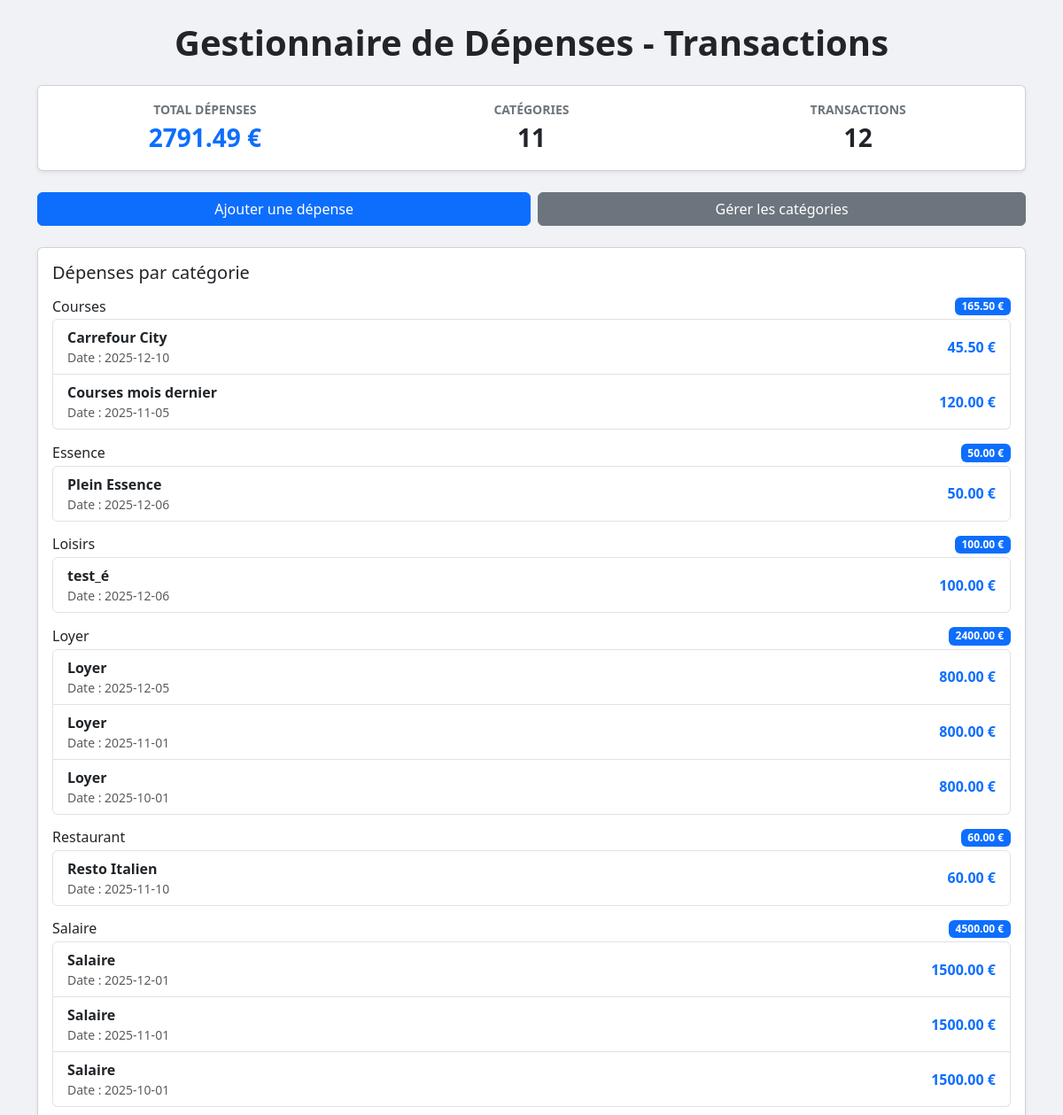
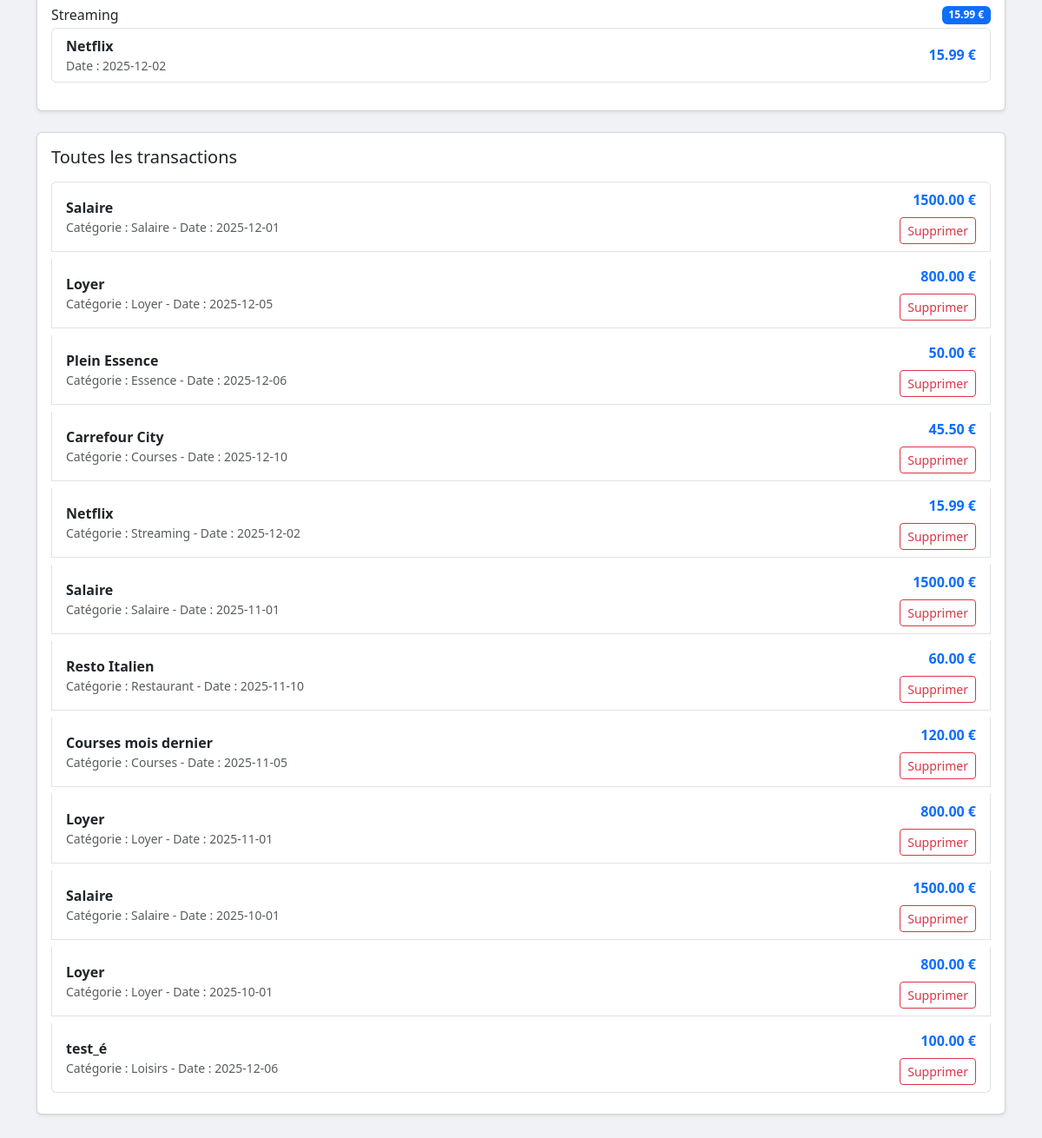
The page /transactions/page on the database its author committed (2 pictures, top to bottom).
### app/db/models.py (models this page shows)
class Category(Base):
    __tablename__ = "categories"
    id = Column(Integer, primary_key=True, index=True)
    name = Column(String, unique=True, index=True)
    type = Column(String) # "depense" ou "revenu"
    parent_id = Column(Integer, ForeignKey("categories.id"), nullable=True)
    parent = relationship("Category", remote_side=[id], backref="subcategories")
    transactions = relationship("Transaction", back_populates="category")

class Transaction(Base):
    __tablename__ = "transactions"
    id = Column(Integer, primary_key=True, index=True)
    amount = Column(Float)
    label = Column(String)
    date = Column(DateTime, default=datetime.utcnow)
    category_id = Column(Integer, ForeignKey("categories.id"))
    category = relationship("Category", back_populates="transactions")

### app/api/routes_transactions.py (the view)
@router.get("/page", response_class=HTMLResponse)
def transactions_page(request: Request, db: Session = Depends(get_db)):
    overview = transaction_service.get_transactions_overview(db)
    return templates.TemplateResponse(
        "transactions.html",
        {"request": request, **overview}
    )

### app/templates/transactions.html (shortened to what this page needs)
<!DOCTYPE html>
<html lang="fr">
<head>
  <link href="https://cdn.jsdelivr.net/npm/bootstrap@5.3.0/dist/css/bootstrap.min.css" rel="stylesheet">
</head>
<body>
<div class="container py-4">
  <header class="text-center mb-4">
    <h1 class="fw-bold">Gestionnaire de Dépenses - Transactions</h1>
  </header>
  <section class="card shadow-sm mb-4">
    <div class="card-body">
      <div class="row text-center">
        <div class="col-md-4 mb-3 mb-md-0">
          <div class="fw-semibold text-secondary text-uppercase small">Total Dépenses</div>
          <div class="fs-3 fw-bold text-primary">{{ '%.2f' | format(total_expenses or 0) }} €</div>
        </div>
        <div class="col-md-4 mb-3 mb-md-0">
          <div class="fw-semibold text-secondary text-uppercase small">Catégories</div>
          <div class="fs-3 fw-bold">{{ total_categories }}</div>
        </div>
        <div class="col-md-4">
          <div class="fw-semibold text-secondary text-uppercase small">Transactions</div>
          <div class="fs-3 fw-bold">{{ total_transactions }}</div>
        </div>
      </div>
    </div>
  </section>
  <section class="d-flex flex-column flex-md-row gap-2 mb-4">
    <button class="btn btn-primary flex-fill" data-bs-toggle="modal" data-bs-target="#expenseModal">
      Ajouter une dépense
    </button>
    <a href="/categories/page" class="btn btn-secondary flex-fill text-center">Gérer les catégories</a>
  </section>
  <section class="card shadow-sm mb-4">
    <div class="card-body">
      <h2 class="h5 mb-3">Dépenses par catégorie</h2>
      {% set txns_with_category = transactions | selectattr('category', 'ne', None) | list %}
      {% if txns_with_category %}
        {% for group in txns_with_category | groupby('category.name') %}
          <div class="mb-3">
            <div class="d-flex justify-content-between align-items-center mb-1">
              <h3 class="h6 mb-0">{{ group.grouper }}</h3>
              <span class="badge bg-primary">
                {{ '%.2f' | format(group.list | map(attribute='amount') | sum) }} €
              </span>
            </div>
            <ul class="list-group">
              {% for t in group.list %}
                <li class="list-group-item d-flex justify-content-between align-items-center">
                  <div>
                    <div class="fw-semibold">{{ t.label or 'Dépense' }}</div>
                    <div class="small text-muted">Date : {{ t.date.strftime('%Y-%m-%d') }}</div>
                  </div>
                  <div class="fw-bold text-primary">{{ '%.2f' | format(t.amount) }} €</div>
                </li>
              {% endfor %}
            </ul>
          </div>
        {% endfor %}
      {% else %}
        <div class="text-muted">Aucune dépense avec catégorie pour le moment.</div>
      {% endif %}
    </div>
  </section>
  <section class="card shadow-sm mb-4">
    <div class="card-body">
      <h2 class="h5 mb-3">Toutes les transactions</h2>
      {% if transactions %}
        <div class="list-group">
          {% for t in transactions %}
            <div class="list-group-item mb-2 d-flex justify-content-between align-items-center">
              <div>
                <div class="fw-bold">{{ t.label or 'Dépense' }}</div>
                <div class="small text-muted">
                  {% if t.category %}
                    Catégorie : {{ t.category.name }} -
                  {% else %}
                    Sans catégorie -
                  {% endif %}
                  Date : {{ t.date.strftime('%Y-%m-%d') }}
                </div>
              </div>
              <div class="text-end ms-3">
                <div class="fw-bold text-primary">{{ '%.2f' | format(t.amount) }} €</div>
                <form method="post" action="/transactions/{{ t.id }}" class="mt-2">
                  <button type="submit" class="btn btn-sm btn-outline-danger">Supprimer</button>
                </form>
              </div>
            </div>
          {% endfor %}
        </div>
      {% else %}
        <div class="text-center text-muted py-4">
          <div class="fs-1">💰</div>
          <p class="mb-0">Aucune dépense enregistrée. Ajoutez votre première dépense !</p>
        </div>
      {% endif %}
    </div>
  </section>
</div>
</body>
</html>

### app/templates/transactions.html (style rules this page uses)
body { background: #f0f2f5; }
.card { margin-bottom: 1rem; }
.fw-semibold { font-weight: 600; }

### rows shown on the page
Category: grouper "Courses", list|map "165.50"
Transaction: label "Carrefour City", date "2025-12-10", amount "45.50", category.name "Courses"
Transaction: label "Courses mois dernier", date "2025-11-05", amount "120.00", category.name "Courses"
Category: grouper "Essence", list|map "50.00"
Transaction: label "Plein Essence", date "2025-12-06", amount "50.00", category.name "Essence"
Category: grouper "Loisirs", list|map "100.00"
Transaction: label "test_é", date "2025-12-06", amount "100.00", category.name "Loisirs"
Category: grouper "Loyer", list|map "2400.00"
Transaction: label "Loyer", date "2025-12-05", amount "800.00", category.name "Loyer"
Transaction: label "Loyer", date "2025-11-01", amount "800.00", category.name "Loyer"
Transaction: label "Loyer", date "2025-10-01", amount "800.00", category.name "Loyer"
Category: grouper "Restaurant", list|map "60.00"
Transaction: label "Resto Italien", date "2025-11-10", amount "60.00", category.name "Restaurant"
Category: grouper "Salaire", list|map "4500.00"
Transaction: label "Salaire", date "2025-12-01", amount "1500.00", category.name "Salaire"
Transaction: label "Salaire", date "2025-11-01", amount "1500.00", category.name "Salaire"
Transaction: label "Salaire", date "2025-10-01", amount "1500.00", category.name "Salaire"
Category: grouper "Streaming", list|map "15.99"
Transaction: label "Netflix", date "2025-12-02", amount "15.99", category.name "Streaming"

### other values the page prints
{{ '%.2f' | format(total_expenses or 0) }} "2791.49"
{{ total_categories }} "11"
{{ total_transactions }} "12"
